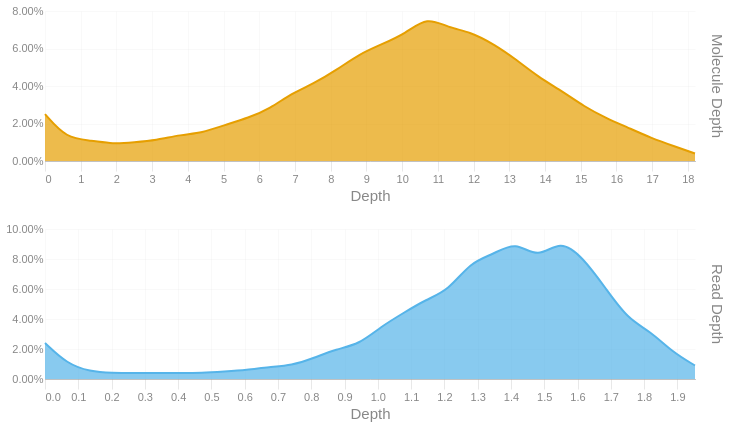

Write notebook code for a chart like this one.
### Code cell
readdep = depth_hist(tb['Read Depth'], q99, 3)
readdep = readdep.with_columns(pl.lit('Read Depth').alias('Metric'))
if not SKIPLR:
    moldep = depth_hist(tb['Molecule Depth'], mol_q99, 1)
    moldep = moldep.with_columns(pl.lit('Molecule Depth').alias('Metric'))
    _hist = pl.concat([readdep, moldep])
    _hist = _hist.filter(pl.col('Proportion') != 0)
    with SafeRender(_hist):
        (
            alt.Chart(_hist)        
            .mark_area(interpolate = "basis")
            .encode(
                x=alt.X('Bin:Q').scale(domainMin=0).axis(alt.Axis(title='Depth')),
                y = alt.Y('Proportion:Q', title = None).axis(format = '.2%'),
                color = alt.Color('Metric:N').legend(None),
                row = alt.Row("Metric:N").header(title = None, labelOrient = 'right'),
                tooltip = [
                    alt.Tooltip("Metric:N", title = "Metric"),
                    alt.Tooltip('Interval:N', title = "Depth Interval"),
                    alt.Tooltip('Proportion:Q', title = "% Alignments").format('.2%')
                ]
            )
            .resolve_scale(x='independent', y='independent')
            .properties(
                height = 150, width = 650,
                usermeta={'embedOptions': {'downloadFileName': f'{samplename}.depth.hist'}}
            )
        ).display()
else:
    readdep = readdep.filter(pl.col('Proportion') != 0)
    with SafeRender(readdep):
        (
            alt.Chart(readdep)        
            .mark_area(interpolate = "basis")
            .encode(
                x=alt.X('Bin:Q').scale(domainMin=0).axis(alt.Axis(title='Depth')),
                y = alt.Y('Proportion:Q', title = None).axis(format = '.2%'),
                tooltip = [
                    alt.Tooltip('Interval:N', title = "Depth Interval"),
                    alt.Tooltip('Proportion:Q', title = "% Alignments").format('.2%')
                ]
            )
            .properties(
                usermeta={'embedOptions': {'downloadFileName': f'{samplename}.depth.hist'}}
            )
        ).display()

### Figure 1 — Vega-Lite specification as saved in the notebook (floating-point values rounded to 4 significant figures)
{"width": 650, "height": 150, "config": {"title": {"anchor": "start", "dy": -15, "fontSize": 18, "color": "#888888", "subtitleColor": "#888888", "subtitleFontSize": 14}, "arc": {"fill": "#0072B2"}, "axis": {"domainColor": "#888888", "domainWidth": 0.5, "gridWidth": 0.2, "grid": false, "titleFontWeight": 400, "titleFontSize": 15, "labelFontSize": 11, "labelColor": "#888888", "tickColor": "#888888", "tickWidth": 0.2, "titleColor": "#888888"}, "axisBand": {"grid": false}, "axisX": {"grid": true, "tickSize": 10, "domainCap": "round"}, "axisY": {"domain": false, "grid": true, "tickSize": 0, "domainCap": "round"}, "background": "transparent", "header": {"labelFontSize": 15, "labelColor": "#888888", "titleFontSize": 15, "titleFontWeight": 600, "titleColor": "#888888"}, "legend": {"labelFont": "sans-serif", "labelFontSize": 12, "labelColor": "#888888", "symbolSize": 100, "symbolType": "circle", "titleFontSize": 12, "titlePadding": 10, "titleColor": "#888888", "title": null}, "range": {"category": ["#E69F00", "#56B4E9", "#009E73", "#F0E442", "#0072B2", "#D55E00", "#CC79A7", "#000000"], "diverging": ["#cfe8f3", "#a2d4ec", "#73bfe2", "#46abdb", "#1696d2", "#12719e"]}, "area": {"fill": "#0072B2", "fillOpacity": 0.7, "line": true, "strokeOpacity": 0.7}, "line": {"color": "#0072B2", "stroke": "#0072B2", "strokeWidth": 2}, "trail": {"color": "#0072B2", "stroke": "#0072B2", "strokeWidth": 0, "size": 1}, "point": {"filled": true, "fillOpacity": 1.0, "size": 95}, "text": {"color": "#888888", "fontSize": 11, "align": "right", "fontWeight": 400, "size": 11}, "bar": {"fill": "#0072B2", "stroke": null}, "view": {"stroke": null, "continuousWidth": 660, "continuousHeight": 400}}, "data": {"name": "data-5a2a197556d9245647762650decbb0a6"}, "mark": {"type": "area", "interpolate": "basis"}, "encoding": {"color": {"field": "Metric", "legend": null, "type": "nominal"}, "row": {"field": "Metric", "header": {"title": null, "labelOrient": "right"}, "type": "nominal"}, "tooltip": [{"field": "Metric", "title": "Metric", "type": "nominal"}, {"field": "Interval", "title": "Depth Interval", "type": "nominal"}, {"field": "Proportion", "format": ".2%", "title": "% Alignments", "type": "quantitative"}], "x": {"axis": {"title": "Depth"}, "field": "Bin", "scale": {"domainMin": 0}, "type": "quantitative"}, "y": {"axis": {"format": ".2%"}, "field": "Proportion", "title": null, "type": "quantitative"}}, "resolve": {"scale": {"x": "independent", "y": "independent"}}, "usermeta": {"embedOptions": {"downloadFileName": "S3_Waccamaw_1707.depth.hist"}}, "$schema": "https://vega.github.io/schema/vega-lite/v6.1.0.json", "datasets": {"data-5a2a197556d9245647762650decbb0a6": [{"Bin": 0.0, "Interval": "0.0-0.067", "Proportion": 0.024, "Metric": "Read Depth"}, {"Bin": 0.067, "Interval": "0.067-0.135", "Proportion": 0.01, "Metric": "Read Depth"}, {"Bin": 0.135, "Interval": "0.135-0.202", "Proportion": 0.005, "Metric": "Read Depth"}, {"Bin": 0.202, "Interval": "0.202-0.269", "Proportion": 0.004, "Metric": "Read Depth"}, {"Bin": 0.269, "Interval": "0.269-0.337", "Proportion": 0.004, "Metric": "Read Depth"}, {"Bin": 0.337, "Interval": "0.337-0.404", "Proportion": 0.004, "Metric": "Read Depth"}, {"Bin": 0.404, "Interval": "0.404-0.471", "Proportion": 0.004, "Metric": "Read Depth"}, {"Bin": 0.471, "Interval": "0.471-0.539", "Proportion": 0.004, "Metric": "Read Depth"}, {"Bin": 0.539, "Interval": "0.539-0.606", "Proportion": 0.005, "Metric": "Read Depth"}, {"Bin": 0.606, "Interval": "0.606-0.673", "Proportion": 0.006, "Metric": "Read Depth"}, {"Bin": 0.673, "Interval": "0.673-0.741", "Proportion": 0.008, "Metric": "Read Depth"}, {"Bin": 0.741, "Interval": "0.741-0.808", "Proportion": 0.009, "Metric": "Read Depth"}, {"Bin": 0.808, "Interval": "0.808-0.875", "Proportion": 0.014, "Metric": "Read Depth"}, {"Bin": 0.875, "Interval": "0.875-0.943", "Proportion": 0.02, "Metric": "Read Depth"}, {"Bin": 0.943, "Interval": "0.943-1.01", "Proportion": 0.023, "Metric": "Read Depth"}, {"Bin": 1.01, "Interval": "1.01-1.077", "Proportion": 0.035, "Metric": "Read Depth"}, {"Bin": 1.077, "Interval": "1.077-1.145", "Proportion": 0.044, "Metric": "Read Depth"}, {"Bin": 1.145, "Interval": "1.145-1.212", "Proportion": 0.053, "Metric": "Read Depth"}, {"Bin": 1.212, "Interval": "1.212-1.279", "Proportion": 0.059, "Metric": "Read Depth"}, {"Bin": 1.279, "Interval": "1.279-1.347", "Proportion": 0.078, "Metric": "Read Depth"}, {"Bin": 1.347, "Interval": "1.347-1.414", "Proportion": 0.083, "Metric": "Read Depth"}, {"Bin": 1.414, "Interval": "1.414-1.481", "Proportion": 0.092, "Metric": "Read Depth"}, {"Bin": 1.481, "Interval": "1.481-1.549", "Proportion": 0.08, "Metric": "Read Depth"}, {"Bin": 1.549, "Interval": "1.549-1.616", "Proportion": 0.093, "Metric": "Read Depth"}, {"Bin": 1.616, "Interval": "1.616-1.683", "Proportion": 0.081, "Metric": "Read Depth"}, {"Bin": 1.683, "Interval": "1.683-1.751", "Proportion": 0.061, "Metric": "Read Depth"}, {"Bin": 1.751, "Interval": "1.751-1.818", "Proportion": 0.04, "Metric": "Read Depth"}, {"Bin": 1.818, "Interval": "1.818-1.885", "Proportion": 0.032, "Metric": "Read Depth"}, {"Bin": 1.885, "Interval": "1.885-1.953", "Proportion": 0.018, "Metric": "Read Depth"}, {"Bin": 1.953, "Interval": "1.953-2.02", "Proportion": 0.009, "Metric": "Read Depth"}, {"Bin": 0.0, "Interval": "0.0-0.6", "Proportion": 0.025, "Metric": "Molecule Depth"}, {"Bin": 0.6, "Interval": "0.6-1.3", "Proportion": 0.012, "Metric": "Molecule Depth"}, {"Bin": 1.3, "Interval": "1.3-1.9", "Proportion": 0.011, "Metric": "Molecule Depth"}, {"Bin": 1.9, "Interval": "1.9-2.5", "Proportion": 0.009, "Metric": "Molecule Depth"}, {"Bin": 2.5, "Interval": "2.5-3.1", "Proportion": 0.01, "Metric": "Molecule Depth"}, {"Bin": 3.1, "Interval": "3.1-3.8", "Proportion": 0.011, "Metric": "Molecule Depth"}, {"Bin": 3.8, "Interval": "3.8-4.4", "Proportion": 0.014, "Metric": "Molecule Depth"}, {"Bin": 4.4, "Interval": "4.4-5.0", "Proportion": 0.015, "Metric": "Molecule Depth"}, {"Bin": 5.0, "Interval": "5.0-5.7", "Proportion": 0.019, "Metric": "Molecule Depth"}, {"Bin": 5.7, "Interval": "5.7-6.3", "Proportion": 0.023, "Metric": "Molecule Depth"}, {"Bin": 6.3, "Interval": "6.3-6.9", "Proportion": 0.028, "Metric": "Molecule Depth"}, {"Bin": 6.9, "Interval": "6.9-7.5", "Proportion": 0.036, "Metric": "Molecule Depth"}, {"Bin": 7.5, "Interval": "7.5-8.2", "Proportion": 0.041, "Metric": "Molecule Depth"}, {"Bin": 8.2, "Interval": "8.2-8.8", "Proportion": 0.049, "Metric": "Molecule Depth"}, {"Bin": 8.8, "Interval": "8.8-9.4", "Proportion": 0.057, "Metric": "Molecule Depth"}, {"Bin": 9.4, "Interval": "9.4-10.1", "Proportion": 0.062, "Metric": "Molecule Depth"}, {"Bin": 10.1, "Interval": "10.1-10.7", "Proportion": 0.068, "Metric": "Molecule Depth"}, {"Bin": 10.7, "Interval": "10.7-11.3", "Proportion": 0.077, "Metric": "Molecule Depth"}, {"Bin": 11.3, "Interval": "11.3-11.9", "Proportion": 0.071, "Metric": "Molecule Depth"}, {"Bin": 11.9, "Interval": "11.9-12.6", "Proportion": 0.069, "Metric": "Molecule Depth"}, {"Bin": 12.6, "Interval": "12.6-13.2", "Proportion": 0.062, "Metric": "Molecule Depth"}, {"Bin": 13.2, "Interval": "13.2-13.8", "Proportion": 0.054, "Metric": "Molecule Depth"}, {"Bin": 13.8, "Interval": "13.8-14.5", "Proportion": 0.045, "Metric": "Molecule Depth"}, {"Bin": 14.5, "Interval": "14.5-15.1", "Proportion": 0.037, "Metric": "Molecule Depth"}, {"Bin": 15.1, "Interval": "15.1-15.7", "Proportion": 0.029, "Metric": "Molecule Depth"}, {"Bin": 15.7, "Interval": "15.7-16.3", "Proportion": 0.023, "Metric": "Molecule Depth"}, {"Bin": 16.3, "Interval": "16.3-17.0", "Proportion": 0.018, "Metric": "Molecule Depth"}, {"Bin": 17.0, "Interval": "17.0-17.6", "Proportion": 0.012, "Metric": "Molecule Depth"}, {"Bin": 17.6, "Interval": "17.6-18.2", "Proportion": 0.008, "Metric": "Molecule Depth"}, {"Bin": 18.2, "Interval": "18.2-18.86", "Proportion": 0.004, "Metric": "Molecule Depth"}]}}
